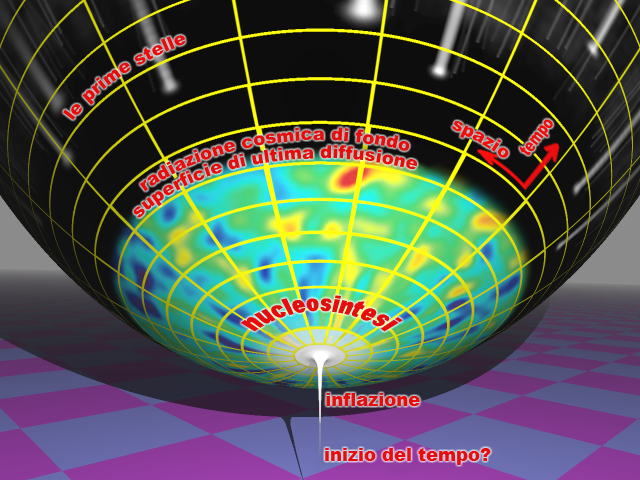
#> input picture tb/test_image.png, 640 x 480 px
$ python image_to_hex.py ../tb/test_image.png out.png
#> lines starting #> are read from the running program, lines starting #| are printed output that depends on the picture
from PIL import Image
import argparse


def png_to_hex(input_file, output_file, mode="L"):
    """
    Convert a PNG image to a hex file.

    Modes:
        L      -> 8-bit grayscale (1 byte/pixel)
        RGB    -> RGB888 (3 bytes/pixel, one byte per line)
        RGB565 -> RGB565 (16-bit word per line)
    """
#> called with input_file = '../tb/test_image.png', output_file = 'out.png', mode = 'L'

    if mode == "L":
        img = Image.open(input_file).convert("L")
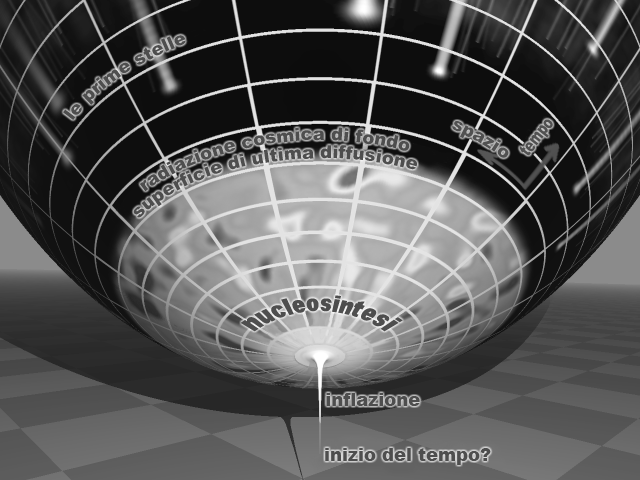
#> img: PIL image 640x480 L; min 12, max 255, mean 85.8

    elif mode in ("RGB", "RGB565"):
        img = Image.open(input_file).convert("RGB")

    else:
        raise ValueError(f"Unsupported mode: {mode}")

    with open(output_file, "w") as f:

        if mode == "L":
            for p in img.get_flattened_data():
                f.write(f"{p:02X}\n")
#> this loop made 0 passes

        elif mode == "RGB":
            for r, g, b in img.get_flattened_data():
                f.write(f"{r:02X}\n")
                f.write(f"{g:02X}\n")
                f.write(f"{b:02X}\n")

        elif mode == "RGB565":
            for r, g, b in img.get_flattened_data():
                rgb565 = ((r >> 3) << 11) | ((g >> 2) << 5) | (b >> 3)
                f.write(f"{rgb565:04X}\n")

    print(f"Image size : {img.width} x {img.height}")
    print(f"Mode       : {mode}")
    print(f"Hex file written to {output_file}")


if __name__ == "__main__":
    parser = argparse.ArgumentParser()
    parser.add_argument("input_png")
    parser.add_argument("output_hex")
    parser.add_argument(
        "--mode",
        choices=["L", "RGB", "RGB565"],
        default="L",
        help="Output format (default: grayscale)"
    )

    args = parser.parse_args()

#> (the run stopped early here; a loop or call above may not have finished)
